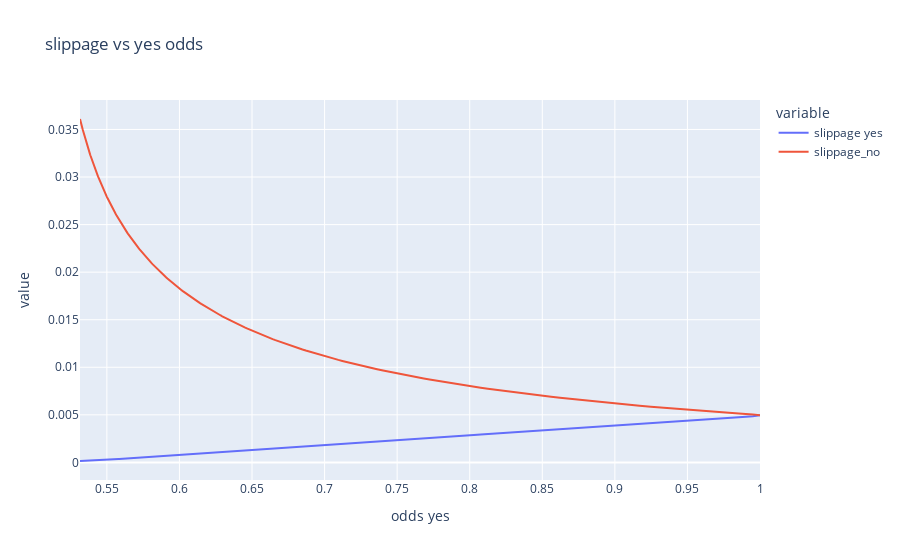
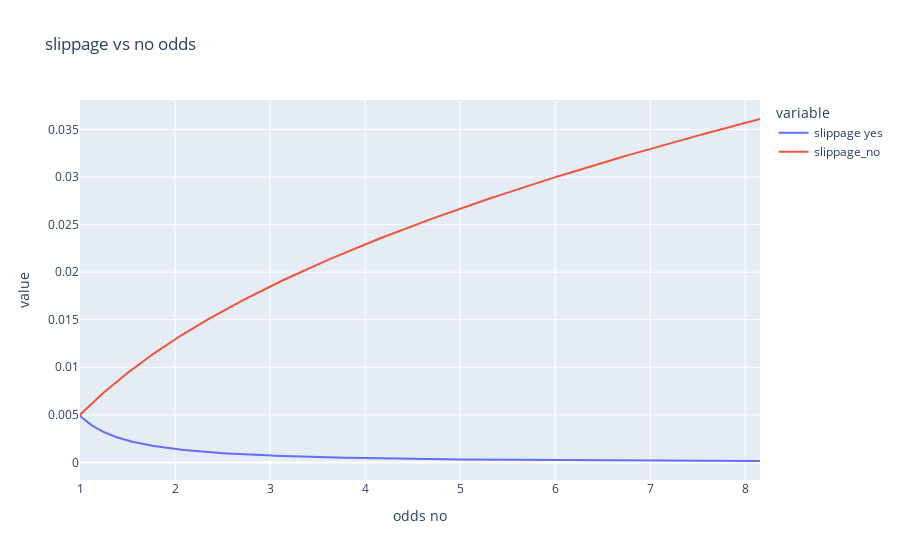

The code cell stored with these charts, in order, in its notebook:
### Markdown cell above
# option with higher odds (higher reward) has bigger slippage
With odds 1:1 we have 0.5% slippage for both outcomes, with yes:no odds 1:8 we have 3.5% slippage for NO which is quite large (and very small slippage for YES). However NO option is much more interesting to gamblers as possible payout is higher

### Code cell
from IPython.display import Markdown, display

cpmm = CPMM()
initial_liquidity = 1000
amount = 10
cpmm.create_event(initial_liquidity)

slippages = []
odds_yes = 1
odds_no = 1
for i in range(0, 300):
    # (initial_liquidity + amount*i) / initial_liquidity
    slippages.append([odds_yes, odds_no, cpmm.calc_slippage(1, amount), cpmm.calc_slippage(0, amount)])
    yes_reward = cpmm.buy_token(1, amount)[1]
    no_reward = cpmm.calc_buy(0, amount)[0]
    odds_yes = yes_reward / 2 / amount
    odds_no = no_reward / 2 / amount

df = pd.DataFrame(data=slippages, columns=["odds yes", "odds no", "slippage yes", "slippage_no"])
fig = px.line(df, x="odds yes", y=["slippage yes", "slippage_no"], title='slippage vs yes odds')
display(fig.show())
fig = px.line(df, x="odds no", y=["slippage yes", "slippage_no"], title='slippage vs no odds')
display(fig.show())
display(df)

### Figure 1 — Plotly figure (JSON) as saved in the notebook; plotly's stock layout.template omitted (floating-point values rounded to 4 significant figures; data arrays with more than 128 entries replaced by an {"elided": "..."} marker saying what was removed)
{"data": [{"hovertemplate": "variable=slippage yes<br>odds yes=%{x}<br>value=%{y}<extra></extra>", "legendgroup": "slippage yes", "line": {"color": "#636efa", "dash": "solid"}, "mode": "lines", "name": "slippage yes", "orientation": "v", "showlegend": true, "type": "scatter", "x": {"elided": "300 float values"}, "xaxis": "x", "y": {"elided": "300 float values"}, "yaxis": "y"}, {"hovertemplate": "variable=slippage_no<br>odds yes=%{x}<br>value=%{y}<extra></extra>", "legendgroup": "slippage_no", "line": {"color": "#EF553B", "dash": "solid"}, "mode": "lines", "name": "slippage_no", "orientation": "v", "showlegend": true, "type": "scatter", "x": {"elided": "300 float values"}, "xaxis": "x", "y": {"elided": "300 float values"}, "yaxis": "y"}], "layout": {"legend": {"title": {"text": "variable"}, "tracegroupgap": 0}, "title": {"text": "slippage vs yes odds"}, "xaxis": {"anchor": "y", "domain": [0, 1], "title": {"text": "odds yes"}}, "yaxis": {"anchor": "x", "domain": [0, 1], "title": {"text": "value"}}}}

### Figure 2 — Plotly figure (JSON) as saved in the notebook; plotly's stock layout.template omitted (floating-point values rounded to 4 significant figures; data arrays with more than 128 entries replaced by an {"elided": "..."} marker saying what was removed)
{"data": [{"hovertemplate": "variable=slippage yes<br>odds no=%{x}<br>value=%{y}<extra></extra>", "legendgroup": "slippage yes", "line": {"color": "#636efa", "dash": "solid"}, "mode": "lines", "name": "slippage yes", "orientation": "v", "showlegend": true, "type": "scatter", "x": {"elided": "300 float values"}, "xaxis": "x", "y": {"elided": "300 float values"}, "yaxis": "y"}, {"hovertemplate": "variable=slippage_no<br>odds no=%{x}<br>value=%{y}<extra></extra>", "legendgroup": "slippage_no", "line": {"color": "#EF553B", "dash": "solid"}, "mode": "lines", "name": "slippage_no", "orientation": "v", "showlegend": true, "type": "scatter", "x": {"elided": "300 float values"}, "xaxis": "x", "y": {"elided": "300 float values"}, "yaxis": "y"}], "layout": {"legend": {"title": {"text": "variable"}, "tracegroupgap": 0}, "title": {"text": "slippage vs no odds"}, "xaxis": {"anchor": "y", "domain": [0, 1], "title": {"text": "odds no"}}, "yaxis": {"anchor": "x", "domain": [0, 1], "title": {"text": "value"}}}}
